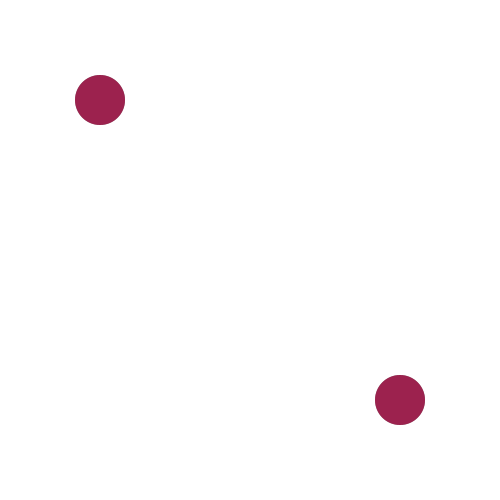
Frame 1 (no input)
Frame 60 (the mouse pressed at the canvas centre just before this capture): identical to frame 1, image omitted
Frame 120 (the mouse held since frame 60 and released just before this capture): identical to frame 1, image omitted

The Processing sketch that drew this single still picture (run headless with seeded random() and noise(); from frame 60 on, the mouse is pressed at the canvas centre):

// Processing sketch: inClass_v7
// ── inClass_v7.pde
int x1=100;
int y1=100;
int x2=400;
int y2=400;
int size = 50;
boolean buttonClicked1;
boolean buttonClicked2;
float dist;

void setup() {
  size(500, 500);
}

void draw() {
  noStroke();
  background(255);  
  println("button one "+calcDist(x1, y1));
  println("button two "+calcDist(x2, y2));
  println("boolean one "+buttonClicked1);
  println("boolean one "+buttonClicked2);
  println("distance "+ dist);

  //button1=true button2=false
  if (buttonClicked1 && buttonClicked2!=buttonClicked1) {
    ColRect(0, 0, 50);
  } else {
  }
  //button1=false button2=true
  if (buttonClicked2 && buttonClicked1!=buttonClicked2) {
    ColCirc(0, 0, 25);
  } else {
  }
 //both true
  if (buttonClicked2==buttonClicked1) {
    fill(55);
    strokeWeight(3);
    maze(0, 0, 20);
  } else {
  }
  




  //button one shape
  fill(155);
  ellipse(x1, y1, size, size);
  //button two shape
  fill(155);
  ellipse(x2, y2, size, size);

  if (calcDist(x1, y1)< size/2) {
    fill(0, 200, 200);
  } else {
    fill(156, 34, 78);
    ellipse(x1, y1, size, size);
  }
  if (calcDist(x2, y2)< size/2) {
    fill(0, 200, 200);
  } else {
    fill(156, 34, 78);
    ellipse(x2, y2, size, size);
  }
}


void ColRect(int i, int e, int size) {
  for (i=0; i<= 500; i+= 25) {
    for (e=0; e<= 500; e+= 25) {
      fill(map(i, mouseX, width, 0, 255), map(e, mouseY, height, 0, 255), random(255));
      rect(i, e, size, size);
    }
  }
}

void ColCirc(int i, int e, int size) {
  for (i=0; i<= 500; i+= 25) {
    for (e=0; e<= 500; e+= 25) {
      fill(map(i, mouseX, width, 0, 255), map(e, mouseY, height, 0, 255), random(255));
      ellipse(i, e, size, size);
    }
  }
}

void maze(int i, int e, int space) {
  i = i + space;
  if (i > width) {
    i = 0; 
    e = e + space;
  }
  println(random(-1, 1));
}


void mousePressed() {
  if (calcDist(x1, y1) <=size) {
    buttonClicked1 =!buttonClicked1;
  }
  if (calcDist(x2, y2) <=size/2) {
    buttonClicked2 =!buttonClicked2;
  }
}
float calcDist(int xPos, int yPos) {
  dist = dist(mouseX, mouseY, xPos, yPos);
  return dist;
}
